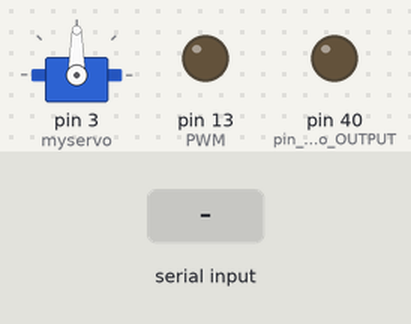
A sketch run on a simulated Arduino Mega 2560, built with avr-gcc and run on an emulated ATmega2560. On the bench: servo, output pins drawn as LEDs (lit = HIGH). The test bench sets the inputs (shaded band). What the sketch prints to the serial monitor is not drawn.

Above: at 1.2 s.
1.3 s: "40ON" received over Serial
At 2.5 s:
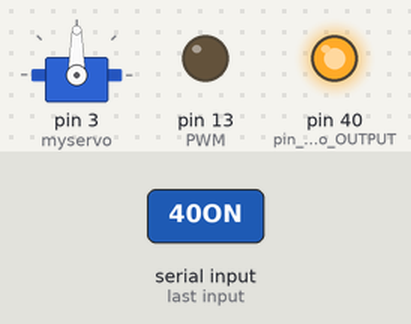
2.8 s: "125PWM" received over Serial
At 4.0 s:
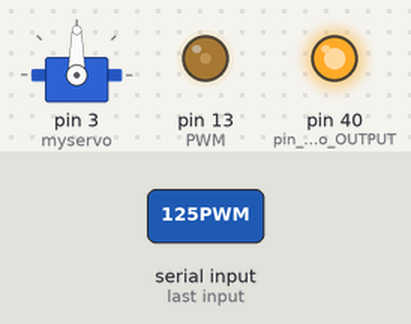
4.3 s: "40OFF" received over Serial
At 5.0 s:
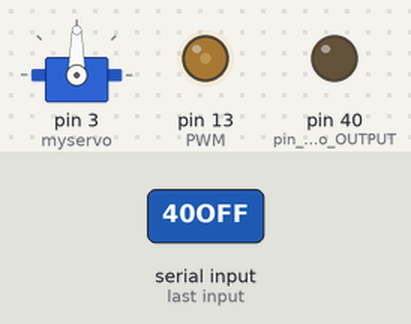
5.8 s: "50PWM" received over Serial
At 6.2 s:
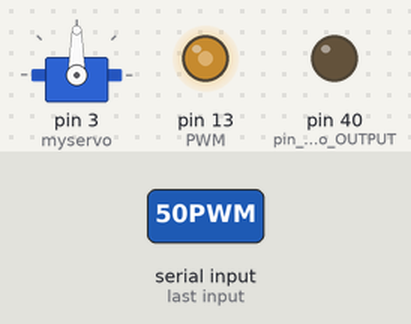
7.3 s: "40T" received over Serial
At 7.38 s:
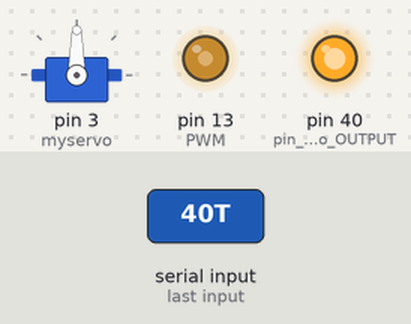
8.9 s: "625PWM" received over Serial
At 9.9 s:
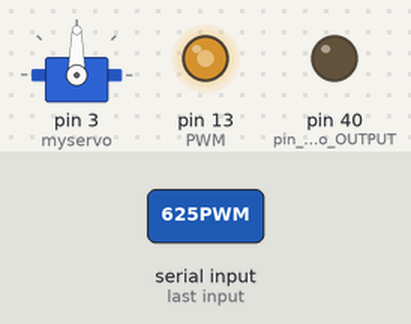
Timing chart, 0 to 11.4 s (numbered marks = the images above; inputs shaded):
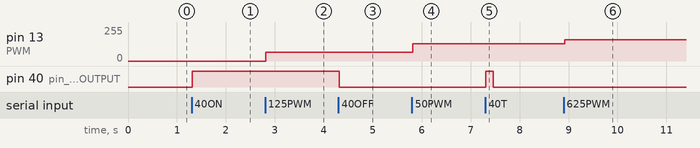

Measured:
- after the input at 1.3 s, pin 40 (pin_set_to_OUTPUT): LOW → HIGH at once
- after the input at 2.8 s, pin 13 (PWM): 0/255 → 64/255 at once
- after the input at 4.3 s, pin 40 (pin_set_to_OUTPUT): HIGH → LOW at once
- after the input at 5.8 s, pin 13 (PWM): 64/255 → 128/255 at once
- after the input at 7.3 s, pin 40 (pin_set_to_OUTPUT): LOW → HIGH at once, → LOW 0.15 s later
- after the input at 8.9 s, pin 13 (PWM): 128/255 → 160/255 at once

The sketch:

Arduino_UI.ino
```cpp
#include <Servo.h>

int pos = 0;
int PWM = 13;

Servo myservo;
String readString;

void setup()																//setup
{
	pinMode(40, OUTPUT);													//pin set to OUTPUT
	pinMode(PWM, OUTPUT);

	myservo.attach(3);

	Serial.begin(115200);													//serial port is set to val
	Serial.println("TEST PROGRAM By THXC");									//print msg on port
}

void loop()																	//loop
{

	while (Serial.available()) {											//see if serial is available
		delay(3);															//a few seconds delay
		char aChar = Serial.read();											// convert serial read to aChar
		readString += aChar;												// read the string
	}

	if (readString.length() >0)
	{																		//and here we be starting
		Serial.println(readString);

		if (readString.indexOf("40ON") >=0)									//if serial read receives 40ON µC will set this pin to High
		{
			digitalWrite(40, HIGH);
			Serial.print("\tPin 40 is ON\t");
		}

		if (readString.indexOf("40OFF") >=0)									//to off
		{
			digitalWrite(40, LOW);
			Serial.print("\tPin 40 is OFF\t");
		}

		if (readString.indexOf("40T") >=0)
		{
			digitalWrite(40,HIGH);
			delay(150);
			digitalWrite(40,LOW);
			Serial.print("\tPin 40 is T\t");
		}

																			//PWM
		if (readString.indexOf("125PWM") >=0)
		{
			analogWrite(PWM, 32);
			Serial.print("\tPWM set to 12,5%\t");
		}

		if (readString.indexOf("25PWM") >=0)
		{
			analogWrite(PWM, 64);
			Serial.print("\tPWM set to 25%\t");
		}

		if (readString.indexOf("375PWM") >=0)
		{
			analogWrite(PWM, 96);
			Serial.print("\tPWM set to 37,5%\t");
		}

		if (readString.indexOf("50PWM") >=0)
		{
			analogWrite(PWM, 128);
			Serial.print("\tPWM set to 50%\t");
		}

		if (readString.indexOf("625PWM") >=0)
		{
			analogWrite(PWM, 160);
			Serial.print("\tPWM set to 62,5%\t");
		}

		if (readString.indexOf("75PWM") >=0)
		{
			analogWrite(PWM, 192);
			Serial.print("\tPWM set to 75%\t");
		}

		if (readString.indexOf("875PWM") >=0)
		{
			analogWrite(PWM, 224);
			Serial.print("\tPWM set to 87,5%\t");
		}

		if (readString.indexOf("100PWM") >=0)
		{
			analogWrite(PWM, 255);
			Serial.print("\tPWM set to 100%\t");
		}

		if (readString.indexOf("PWMOFF") >=0)
		{
			digitalWrite(PWM, LOW);
			Serial.print("\tPWM OFF\t");
		}

		readString="";
	}
}
```
